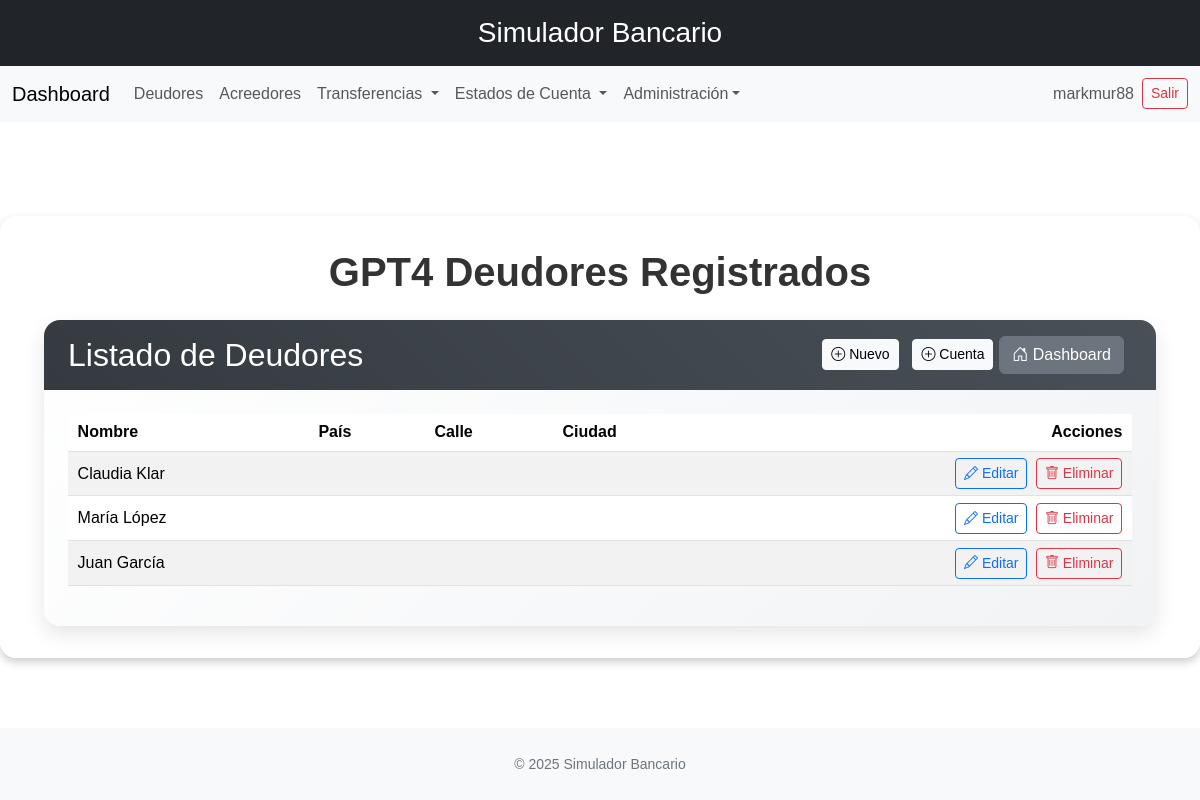
/gpt4/deudores/ (signed in), run on an earlier commit of the app's database.
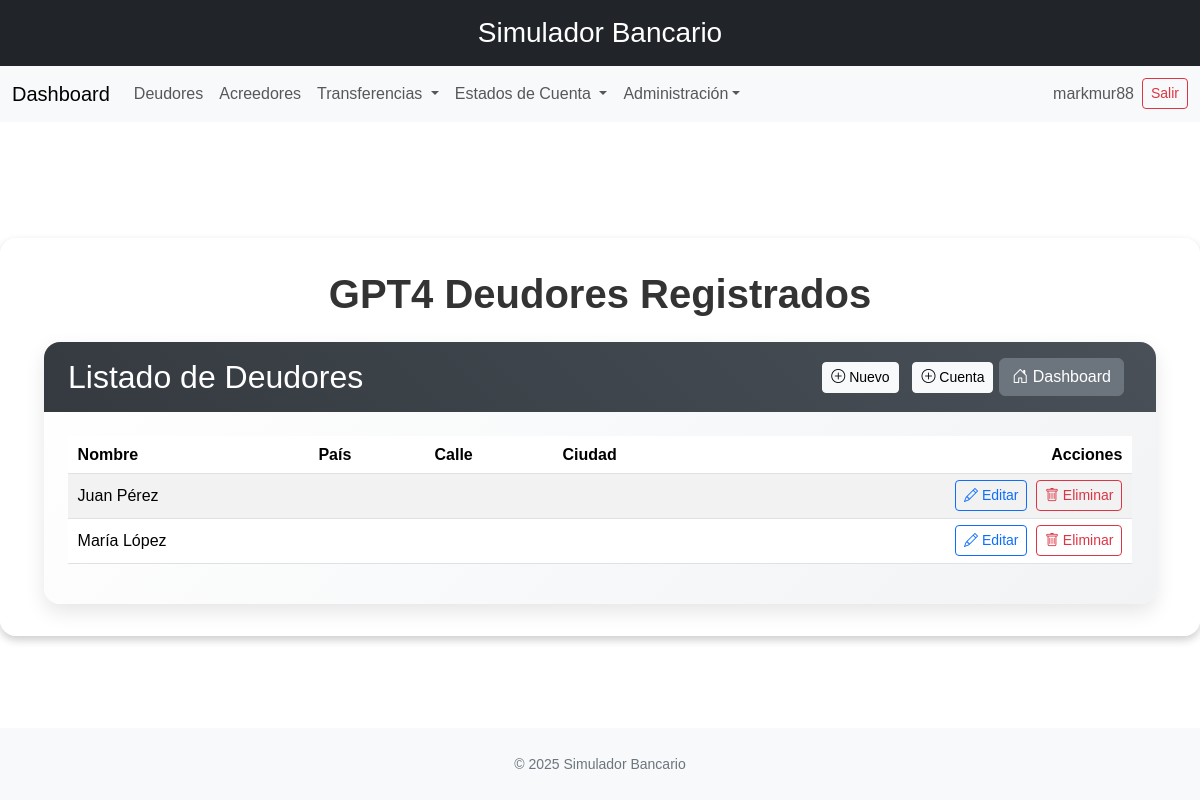
And on a later commit of the database.
### banco/models.py (models this page shows, shortened)
class Party(models.Model):
    name = models.CharField(max_length=70, unique=True)
    address = models.OneToOneField(
        PostalAddress,
        on_delete=models.CASCADE,
        related_name="%(class)ss_address"
    )
    class Meta:
        abstract = True
        app_label = 'banco'

class Debtor(Party):
    customer_id = models.CharField(max_length=35, unique=True)
    class Meta(Party.Meta):
        db_table = 'sim_debtor'
        app_label = 'banco'

### banco/gpt_views.py (the view)
# urls.py: path('gpt4/deudores/', gpt_views.DebtorListView.as_view(), name='list_debtorsGPT4'),
class DebtorListView(LoginRequiredMixin, generic.ListView):
    model = Debtor
    template_name = 'api/GPT4/list_debtor.html'
    context_object_name = 'debtors'

### banco/templates/api/GPT4/list_debtor.html (shortened to what this page needs)
{% extends 'base.html' %}
{% block content %}
<div class="container-fluid">
  <h1 class="text-center display-6 fw-bold mb-4">GPT4 Deudores Registrados</h1>
  <div class="card custom-card">
    <div class="custom-card-header d-flex justify-content-between align-items-center">
      <h2 class="mb-0">Listado de Deudores</h2>
      <div>
        <a href="{% url 'create_debtorGPT4' %}" class="btn btn-light btn-sm me-2">
          <i class="bi bi-plus-circle"></i> Nuevo
        </a>
        <a href="{% url 'create_debtor_accountGPT4' %}" class="btn btn-light btn-sm">
          <i class="bi bi-plus-circle"></i> Cuenta
        </a>
        <a href="{% url 'dashboard' %}" class="btn btn-secondary me-2">
            <i class="bi bi-house-door"></i> Dashboard
        </a>
      </div>
    </div>
    <div class="card-body custom-card-body">
      <div class="table-responsive">
        <table class="table table-sm table-striped table-hover align-middle table-custom">
          <thead>
            <tr>
              <th>Nombre</th>
              <th>País</th>
              <th>Calle</th>
              <th>Ciudad</th>
              <th class="text-end">Acciones</th>
            </tr>
          </thead>
          <tbody>
            {% for debtor in debtors %}
            <tr>
              <td>{{ debtor.name }}</td>
              <td>{{ debtor.postal_address_country }}</td>
              <td>{{ debtor.postal_address_street }}</td>
              <td>{{ debtor.postal_address_city }}</td>
              <td class="text-end">
                <a href="{% url 'edit_debtorGPT4' debtor.id %}" class="btn btn-sm btn-outline-primary me-1">
                  <i class="bi bi-pencil"></i> Editar
                </a>
                <a href="{% url 'delete_debtorGPT4' debtor.id %}" class="btn btn-sm btn-outline-danger">
                  <i class="bi bi-trash"></i> Eliminar
                </a>
              </td>
            </tr>
            {% endfor %}
          </tbody>
        </table>
      </div>
    </div>
  </div>
</div>
{% endblock %}

What changed in the data, as far as the page shows it:
removed Debtor: name "Claudia Klar"
removed Debtor: name "Juan García"
added Debtor: name "Juan Pérez"
